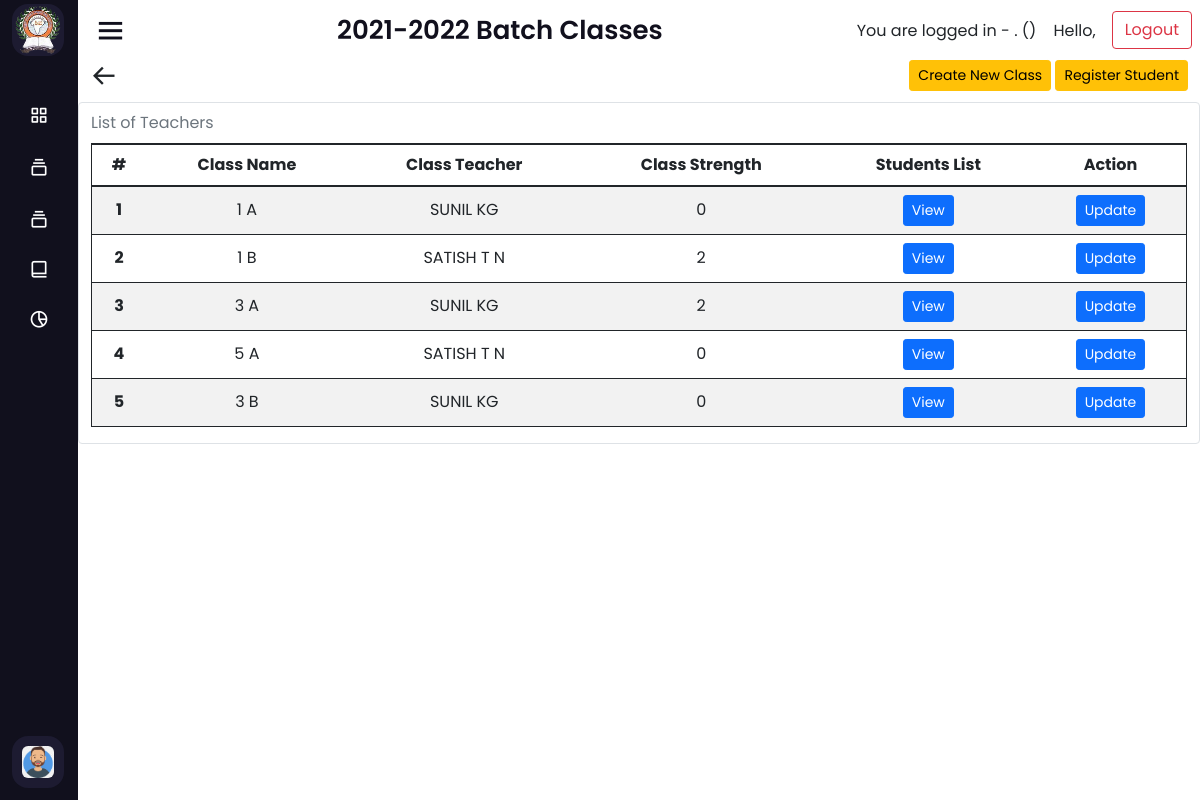
Page /classes (signed in) on the committed database.
### home/models.py (models this page shows, shortened)
class Session_year(models.Model):
    sessionYear = models.CharField(max_length=50,primary_key=True)
    start_date = models.DateField(auto_now=False, auto_now_add=False)
    end_date = models.DateField(auto_now=False, auto_now_add=False)
    created_at = models.DateTimeField(auto_now=True)
    updated_at = models.DateTimeField(auto_now_add=True)

class Class_list(models.Model):
    id = models.AutoField(primary_key=True)
    session_year = models.ForeignKey("home.Session_year",on_delete=models.CASCADE)
    class_name = models.CharField(max_length=255)
    class_section = models.CharField(max_length=255)
    class_teacher = models.ForeignKey("accounts.Teacher", on_delete=models.CASCADE)
    created_at = models.DateTimeField(auto_now=True)
    updated_at = models.DateTimeField(auto_now_add=True)
    class Meta:
        unique_together = (['session_year','class_name','class_section','class_teacher'])

### accounts/models.py (models this page shows)
class Teacher(models.Model):
    user_id = models.OneToOneField(CustomUser,primary_key=True,on_delete=models.CASCADE)
    full_name = models.CharField(max_length=255, blank=True)
    date_of_birth = models.DateField(auto_now=False, auto_now_add=False, blank=True, null=True)
    gender = models.IntegerField(choices = gender_choices, blank=True, null=True)
    email_id = models.EmailField(max_length=255, blank=True, null=True)
    phone_number = models.CharField(max_length=255, blank=True, null=True)
    blood_group = models.CharField(max_length=10, choices = blood_choices, null=True, blank=True)
    aadhaar_number = models.CharField(max_length=255, blank=True, null=True)
    present_address = models.TextField(blank=True, null=True)
    permanent_address = models.TextField(blank=True, null=True)
    profile_pic = models.ImageField(upload_to=None, height_field=None, width_field=None, max_length=None,blank=True, null=True)
    started_date = models.DateField(auto_now=False, auto_now_add=False, blank=True, null=True)
    end_date = models.DateField(auto_now=False, auto_now_add=False, null=True, blank=True)
    handling_subjects = models.CharField(max_length=255, blank=True, null=True)
    created_at = models.DateTimeField(auto_now=True)
    updated_at = models.DateTimeField(auto_now_add=True)
    REQUIRED_FIELDS = ['user_id']
    def __str__(self):
        return self.full_name

### home/views.py (the view)
# urls.py: path('classes', views.Classes.as_view(), name="classes"),
class Classes(ListView):
    model = Class_list
    template_name = "home/classes.html"
    def get_context_data(self, **kwargs):
        context = super().get_context_data(**kwargs)
        session = Session_year.objects.last()
        context['classes'] = self.get_queryset()
        if session:
            context['sessionName'] = session.sessionYear
        else:
            None
        return context
    def get_queryset(self, *args, **kwargs):
        studentCount = []
        session = Session_year.objects.last()
        sessionClasses = Class_list.objects.filter(session_year = session)
        for each in sessionClasses:
            studentCount.append(Student.objects.filter(current_class = each.id).count())
        classes = list(zip(sessionClasses, studentCount))
        return classes

### templates/home/classes.html (shortened to what this page needs)
{% extends 'home/dashboard.html' %}
{% load static %}
{% block pageHeader %}
{{sessionName}} Batch Classes
{% endblock %}
{% block dashboard %}
<div class="container">
    <div class="row">
        <div class="col">
            <a href="{{request.META.HTTP_REFERER|escape}}"
                class='h3 bx bx-arrow-back text-decoration-none text-dark'></a>
        </div>
        <div class="col text-end align-text-bottom">
            <a href="{% url 'create-class' %}" class="btn btn-warning btn-sm">Create New Class</a>
            <a href="{% url 'student-signup' %}" class="btn btn-warning btn-sm">Register Student</a>
        </div>
    </div>
</div>
{% if classes %}
<div class="container table-responsive table-responsive-md table-responsive-lg table-responsive-x border rounded">
    <table id="myTable"
        class="table table-hover table-striped border border-dark rounded align-middle caption-top text-center">
        <caption>List of Teachers</caption>
        <thead>
            <tr>
                <th scope="col">#</th>
                <th scope="col">Class Name</th>
                <th scope="col">Class Teacher</th>
                <th scope="col">Class Strength</th>
                <th scope="col">Students List</th>
                <th scope="col">Action</th>
            </tr>
        </thead>
        <tbody>
            {% for obj,count in classes %}
            <tr class="mx-auto">
                <th scope="row">{{ forloop.counter }}</th>
                <td>{{obj.class_name}} {{obj.class_section}}</td>
                <td class="text-uppercase">{{obj.class_teacher}}</td>
                <td>{{count}}</td>
                <td>
                    <a href="{% url 'students' obj.id %}" class="btn btn-sm btn-primary">View</a>
                </td>
                <td>
                    <a href="{% url 'edit-class-details' obj.id %}" class="btn btn-sm btn-primary">Update</a>
                </td>
            </tr>
            {% endfor %}
        </tbody>
    </table>
</div>
{% endif %}
{% endblock %}

### templates/home/dashboard.html (shortened to what this page needs)
{% extends 'home/base.html' %}
{% load static %}
{% block link %}
<link href='https://unpkg.com/boxicons@2.0.9/css/boxicons.min.css' rel='stylesheet'>
<link href="{% static 'dashboard/css.css' %}" rel='stylesheet'>
{% endblock %}
{% block body %}
{% if request.user.is_authenticated %}
<div class="sidebar close">
    <div class="logo-details">
        <div class="school-logo">
            <img src="{% static 'dashboard/logo.png' %}" alt="profileImg">
        </div>
    </div>
    {% if request.user.role == 1 %}
    <ul class="nav-links">
        <li>
            <a href="{% url 'dashboard' %}">
                <i class='bx bx-grid-alt'></i>
                <span class="link_name">Profile</span>
            </a>
            <ul class="sub-menu blank">
                <li><a class="link_name" href="{% url 'dashboard' %}">
                        Dashboard
                    </a></li>
            </ul>
        </li>
        <li>
            <a href="{% url 'batches' %}">
                <i class='bx bx-collection'></i>
                <span class="link_name">My Results</span>
            </a>
            <ul class="sub-menu blank">
                <li>
                    <a class="link_name" href="{% url 'batches' %}">
                        My Results
                    </a>
                </li>
            </ul>
        </li>
        <li>
            <div class="profile-details">
                <div class="profile-content">
                    {% if current_user.profile_pic.url %}
                    <img src="{{current_user.profile_pic.url}}" alt="profileImg">
                    {% else %}
                    <img src="{% static 'dashboard/avatar.png' %}" alt="profileImg">
                    {% endif %}
                </div>
                <div class="name-job">
                    <div class="profile_name">{{ current_user }}</div>
                    <div class="job">
                        Student
                    </div>
                </div>
                <a href="{% url 'logout' %}"><i class='bx bx-log-out'></i></a>
            </div>
        </li>
    </ul>
    {% elif request.user.role == 2 and request.user.is_superuser == False%}
    <ul class="nav-links">
        <li>
            <a href="{% url 'dashboard' %}">
                <i class='bx bx-grid-alt'></i>
            </a>
        </li>
        <li>
            <a href="{% url 'myClasses' %}">
                <i class='bx bx-collection'></i>
            </a>
        </li>
        <li>
            <a href="{% url 'teachers' %}">
                <i class='bx bx-collection'></i>
            </a>
        </li>
        <li>
            <div class="iocn-link">
                <a href="{% url 'assessmentTypes' %}">
                    <i class='bx bx-book-alt'></i>
                </a>
            </div>
        </li>
        <li>
            <a href="{% url 'attendance-classes' %}">
                <i class='bx bx-pie-chart-alt-2'></i>
            </a>
        </li>
        <li>
            <div class="profile-details">
                <div class="profile-content">
                    {% if current_user.profile_pic.url %}
                    <img src="{{current_user.profile_pic.url}}" alt="profileImg">
                    {% else %}
                    <img src="{% static 'dashboard/avatar.png' %}" alt="profileImg">
                    {% endif %}
                </div>
            </div>
        </li>
    </ul>
    {% endif %}
</div>
<section class="home-section">
    <div class="home-content navbar">
        <i class='bx bx-menu'></i>
        <span class="text">
            {% block pageHeader %}{% endblock %}
        </span>
        <div class="d-flex">
            <span class="pt-2 me-2">
                You are logged in {{request.user_agent.os.family}} - {{request.user_agent.os.version_string}}.
                ({{request.user_agent.browser.family}})
                &nbsp;&nbsp;
                Hello, </span>
            <a href="{% url 'logout' %}" class="btn btn-outline-danger me-2" type="submit">Logout</a>
        </div>
    </div>
    {% block dashboard %}
    {% endblock %}
</section>
{% endif %}
{% endblock %}

### templates/home/base.html (shortened to what this page needs)
<!doctype html>
<html lang="en">
  {% block link %}
  {% endblock %}
  <link href="https://cdn.jsdelivr.net/npm/bootstrap@5.1.3/dist/css/bootstrap.min.css" rel="stylesheet"
 />
  <link rel="stylesheet" type="text/css" href="https://cdn.datatables.net/1.11.3/css/jquery.dataTables.css" />
  <link rel="stylesheet" type="text/css"
    href="https://cdn.datatables.net/buttons/2.1.0/css/buttons.dataTables.min.css" />
  <link rel="stylesheet" type="text/css"
    href="https://cdn.datatables.net/responsive/2.2.9/css/responsive.bootstrap5.min.css" />
  </head>
  <body>
    {% block body %}
    {% endblock %}
</html>

### static/dashboard/css.css (style rules this page uses)
* { margin: 0; padding: 0; box-sizing: border-box; font-family: 'Poppins', sans-serif; }
.sidebar { position: fixed; top: 0; left: 0; height: 100%; width: 260px; background: #11101d; z-index: 100; transition: all 0.5s ease; }
.sidebar.close { width: 78px; }
.sidebar .logo-details { height: 60px; width: 100%; display: flex; align-items: center; }
.sidebar .nav-links { height: 100%; padding: 30px 0 150px 0; overflow: auto; }
.sidebar.close .nav-links { overflow: visible; }
.sidebar .nav-links li { position: relative; list-style: none; transition: all 0.4s ease; }
.sidebar .nav-links li .iocn-link { display: flex; align-items: center; justify-content: space-between; }
.sidebar.close .nav-links li .iocn-link { display: block }
.sidebar .nav-links li i { height: 50px; min-width: 78px; text-align: center; line-height: 50px; color: #fff; font-size: 20px; cursor: pointer; transition: all 0.3s ease; }
.sidebar .nav-links li a { display: flex; align-items: center; text-decoration: none; }
.sidebar .profile-details { position: fixed; bottom: 0; width: 260px; display: flex; align-items: center; justify-content: space-between; background: #1d1b31; padding: 12px 0; transition: all 0.5s ease; }
.sidebar.close .profile-details { background: none; }
.sidebar.close .profile-details { width: 78px; }
.sidebar .profile-details .profile-content { display: flex; align-items: center; }
.sidebar .profile-details img { height: 52px; width: 52px; object-fit: cover; border-radius: 16px; margin: 0 14px 0 12px; background: #1d1b31; transition: all 0.5s ease; }
.school-logo img { height: 52px; width: 52px; object-fit: cover; border-radius: 16px; margin: 0 14px 0 12px; background: #1d1b31; transition: all 0.5s ease; }
.sidebar.close .profile-details img { padding: 10px; }
.home-section { position: relative; background: #fff; height: 100vh; left: 260px; width: calc(100% - 260px); transition: all 0.5s ease; }
.sidebar.close ~ .home-section { left: 78px; width: calc(100% - 78px); }
.home-section .home-content { height: 60px; display: flex; align-items: center; }
.home-section .home-content .bx-menu, .home-section .home-content .text { color: #11101d; font-size: 35px; }
.home-section .home-content .bx-menu { margin: 0 15px; cursor: pointer; }
.home-section .home-content .text { font-size: 26px; font-weight: 600; }

### rows in the picture
Session_year: sessionYear "2021-2022"
Class_list: class_name "1", class_section "A", class_teacher "SUNIL KG", count "0"
Class_list: class_name "1", class_section "B", class_teacher "SATISH T N", count "2"
Class_list: class_name "3", class_section "A", class_teacher "SUNIL KG", count "2"
Class_list: class_name "5", class_section "A", class_teacher "SATISH T N", count "0"
Class_list: class_name "3", class_section "B", class_teacher "SUNIL KG", count "0"
